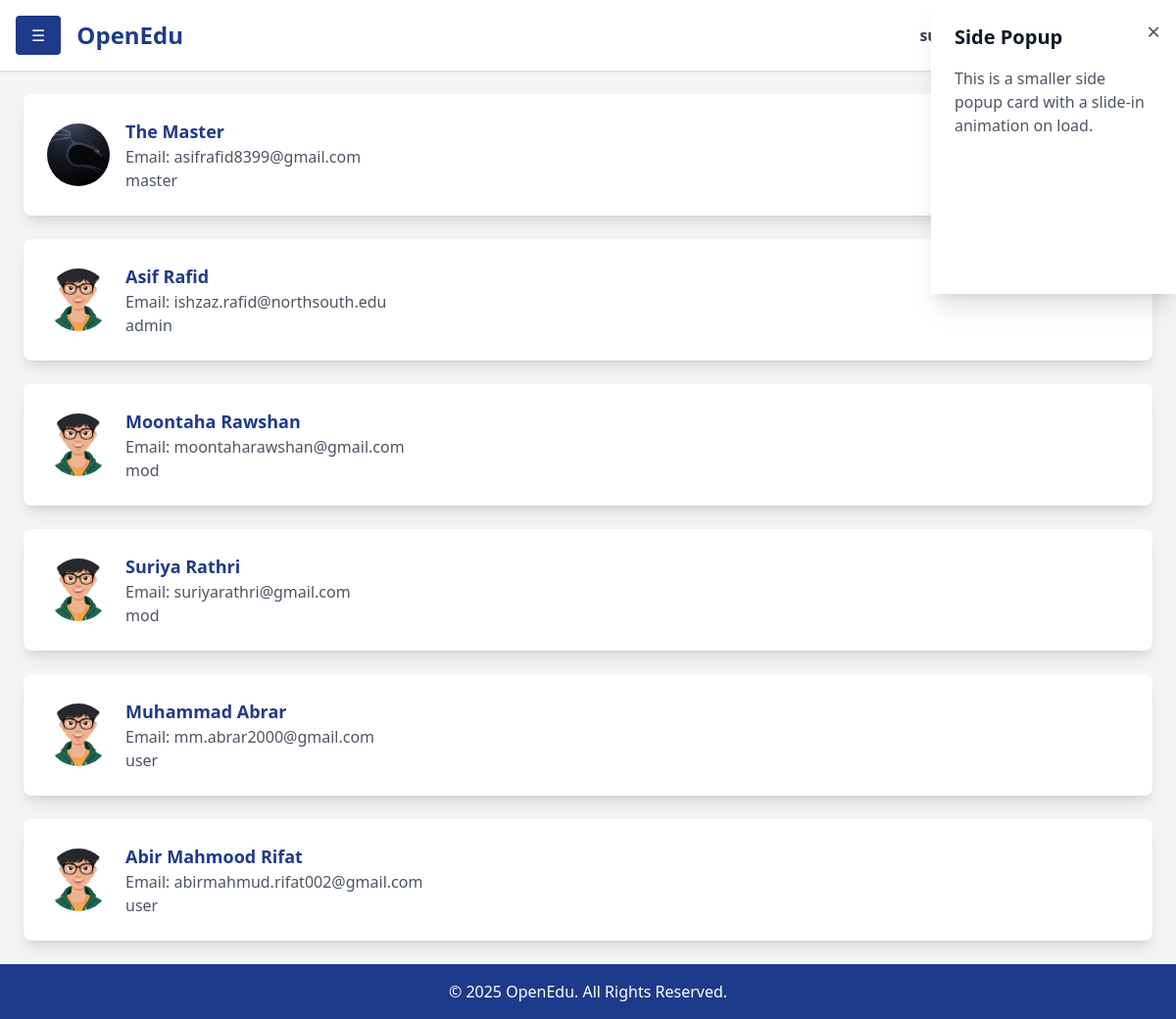
Before: /students (signed in) with the older database file.
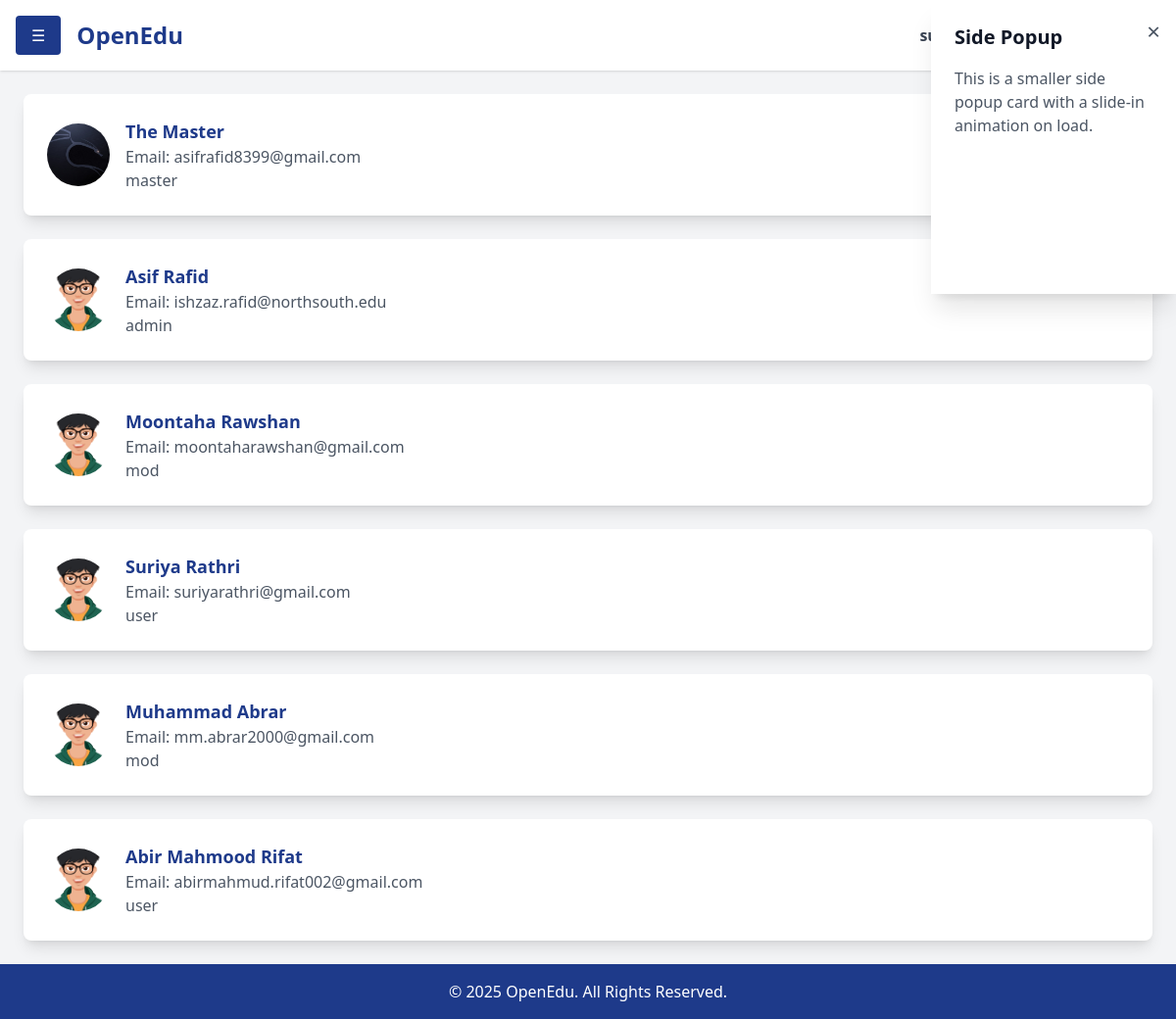
After: the same page with the newer database file.
### accounts/models.py (models this page shows, shortened)
class User(AbstractUser):
    contact = models.CharField(max_length=15, blank=True, null=True)
    profilepicture = models.ImageField(upload_to='images/profilepictures', blank=True, null=True,default='images/profilepictures/rafid1.jpg')
    role=models.TextField(default='user')
    course=models.IntegerField(default=-1)
    department=models.IntegerField(default=-1)
    groups = models.ManyToManyField(
        'auth.Group',
        related_name='custom_user_set',
        blank=True
    )
    user_permissions = models.ManyToManyField(
        'auth.Permission',
        related_name='custom_user_permissions_set',
        blank=True
    )

### home/views.py (the view)
# urls.py: path('students', students, name='students'),
@login_required
def students(request):
    users=User.objects.all()
    context={'name':request.user.username,'users':users}
    return render(request,"pages/students.html",context)

### home/templates/pages/students.html
{% extends 'dashboard.html' %} {%block content %}
<div class="p-6 flex-grow">
  <div class="space-y-6">
    {%for user in users%}
    <div
      class="flex items-center bg-white p-6 rounded-lg shadow-lg hover:shadow-xl transition duration-300 transform hover:scale-105"
    >
      <div class="w-16 h-16 mr-4">
        <img
          src="{{user.profilepicture.url}}"
          class="w-full h-full rounded-full object-cover"
        />
      </div>
      <div>
        <h3 class="text-lg font-semibold text-blue-900">
          {{user.first_name}} {{user.last_name}}
        </h3>
        <p class="text-gray-600">Email: {{user.email}}</p>
        <p class="text-gray-600">{{user.role}}</p>
      </div>
    </div>
    {%endfor%}
  </div>
</div>
{%endblock%}

### home/templates/dashboard.html (shortened to what this page needs)
{% load static %}
<!DOCTYPE html>
<html lang="en">
  <head>
    <link rel="stylesheet" href="{% static 'css/dashboard.css' %}" />
    <script src="https://cdn.tailwindcss.com"></script>
  </head>
  <body class="bg-gray-100 flex">
    <div id="content" class="flex-1 flex flex-col min-h-screen ml-0">
      {% include 'inc/header.html' %} {% block content %}{% endblock %}
      {% include 'inc/footer.html' %}
    {% include 'inc/popup.html' %}
  </body>
</html>

### home/templates/inc/header.html (shortened to what this page needs)
<header class="bg-white shadow p-4 flex justify-between items-center relative">
  <div class="flex items-center space-x-4">
    <button
      onclick="toggleSidebar()"
      class="bg-blue-900 text-white px-4 py-2 rounded"
    >
      ☰
    </button>
    <h1 class="text-2xl font-bold text-blue-900">OpenEdu</h1>
  </div>
  <div class="flex items-center space-x-3 relative">
    <span class="text-gray-700 font-semibold">
      {{ request.user.username }}
    </span>
    <a
      href="javascript:void(0);"
      onclick="toggleDropdownProfile()"
      class="w-10 h-10"
    >
    </a>
  </div>
</header>

### home/templates/inc/footer.html
<footer class="bg-blue-900 text-white text-center p-4 mt-auto">
    <p>&copy; 2025 OpenEdu. All Rights Reserved.</p>
  </footer>
</div>

### home/templates/inc/popup.html
<div
  id="side-popup"
  class="fixed top-0 right-0 h-[300px] w-[250px] bg-white shadow-xl z-50 transform translate-x-full transition-transform duration-500 ease-out"
>
  <div class="p-6">
    <h2 class="text-xl font-bold text-gray-900">Side Popup</h2>
    <p class="text-gray-600 mt-4">
      This is a smaller side popup card with a slide-in animation on load.
    </p>
    <button
      id="closeSidePopup"
      class="absolute top-4 right-4 text-gray-600 hover:text-gray-800 text-2xl"
    >
      &times;
    </button>
  </div>
</div>

### home/static/css/dashboard.css (style rules this page uses)
#content { transition: margin-left 0.5s ease-in-out; }
footer { background-color: #1e40af; color: white; text-align: center; padding: 20px 0; position: relative; bottom: 0; width: 100%; }

Changed rows visible on the page:
changed User "Suriya": role "mod" → "user"
changed User "Muhammad": role "user" → "mod"
